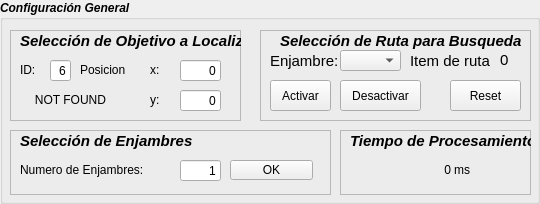
        <widget class="QGroupBox" name="groupBox_3">
         <property name="minimumSize">
          <size>
           <width>0</width>
           <height>200</height>
          </size>
         </property>
         <property name="font">
          <font>
           <weight>75</weight>
           <italic>true</italic>
           <bold>true</bold>
          </font>
         </property>
         <property name="title">
          <string>Configuración General</string>
         </property>
         <widget class="QFrame" name="frame">
          <property name="geometry">
           <rect>
            <x>260</x>
            <y>30</y>
            <width>271</width>
            <height>91</height>
           </rect>
          </property>
          <property name="font">
           <font>
            <weight>50</weight>
            <italic>false</italic>
            <bold>false</bold>
           </font>
          </property>
          <property name="frameShape">
           <enum>QFrame::StyledPanel</enum>
          </property>
          <property name="frameShadow">
           <enum>QFrame::Raised</enum>
          </property>
          <widget class="QPushButton" name="pushButton">
           <property name="geometry">
            <rect>
             <x>10</x>
             <y>50</y>
             <width>61</width>
             <height>31</height>
            </rect>
           </property>
           <property name="font">
            <font>
             <weight>50</weight>
             <italic>false</italic>
             <bold>false</bold>
            </font>
           </property>
           <property name="text">
            <string>Activar</string>
           </property>
          </widget>
          <widget class="QPushButton" name="pushButton_2">
           <property name="geometry">
            <rect>
             <x>80</x>
             <y>50</y>
             <width>81</width>
             <height>31</height>
            </rect>
           </property>
           <property name="font">
            <font>
             <weight>50</weight>
             <italic>false</italic>
             <bold>false</bold>
            </font>
           </property>
           <property name="text">
            <string>Desactivar</string>
           </property>
          </widget>
          <widget class="QPushButton" name="pushButton_5">
           <property name="geometry">
            <rect>
             <x>190</x>
             <y>50</y>
             <width>71</width>
             <height>31</height>
            </rect>
           </property>
           <property name="font">
            <font>
             <weight>50</weight>
             <italic>false</italic>
             <bold>false</bold>
            </font>
           </property>
           <property name="text">
            <string>Reset</string>
           </property>
          </widget>
          <widget class="QLabel" name="label_20">
           <property name="geometry">
            <rect>
             <x>20</x>
             <y>0</y>
             <width>241</width>
             <height>21</height>
            </rect>
           </property>
           <property name="font">
            <font>
             <pointsize>11</pointsize>
             <weight>75</weight>
             <italic>true</italic>
             <bold>true</bold>
            </font>
           </property>
           <property name="text">
            <string>Selección de Ruta para Busqueda</string>
           </property>
          </widget>
          <widget class="QLabel" name="label_Ruta">
           <property name="geometry">
            <rect>
             <x>240</x>
             <y>20</y>
             <width>16</width>
             <height>20</height>
            </rect>
           </property>
           <property name="font">
            <font>
             <pointsize>11</pointsize>
             <weight>50</weight>
             <italic>false</italic>
             <bold>false</bold>
            </font>
           </property>
           <property name="text">
            <string>0</string>
           </property>
          </widget>
          <widget class="QLabel" name="label_24">
           <property name="geometry">
            <rect>
             <x>150</x>
             <y>20</y>
             <width>81</width>
             <height>21</height>
            </rect>
           </property>
           <property name="font">
            <font>
             <pointsize>11</pointsize>
             <weight>50</weight>
             <italic>false</italic>
             <bold>false</bold>
            </font>
           </property>
           <property name="text">
            <string>Item de ruta:</string>
           </property>
          </widget>
          <widget class="QComboBox" name="comboBox">
           <property name="geometry">
            <rect>
             <x>80</x>
             <y>20</y>
             <width>61</width>
             <height>21</height>
            </rect>
           </property>
          </widget>
          <widget class="QLabel" name="label_28">
           <property name="geometry">
            <rect>
             <x>10</x>
             <y>20</y>
             <width>81</width>
             <height>21</height>
            </rect>
           </property>
           <property name="font">
            <font>
             <pointsize>11</pointsize>
             <weight>50</weight>
             <italic>false</italic>
             <bold>false</bold>
            </font>
           </property>
           <property name="text">
            <string>Enjambre:</string>
           </property>
          </widget>
         </widget>
         <widget class="QFrame" name="frame_2">
          <property name="geometry">
           <rect>
            <x>10</x>
            <y>30</y>
            <width>231</width>
            <height>91</height>
           </rect>
          </property>
          <property name="frameShape">
           <enum>QFrame::StyledPanel</enum>
          </property>
          <property name="frameShadow">
           <enum>QFrame::Raised</enum>
          </property>
          <widget class="QLabel" name="label_7">
           <property name="geometry">
            <rect>
             <x>10</x>
             <y>30</y>
             <width>21</width>
             <height>20</height>
            </rect>
           </property>
           <property name="font">
            <font>
             <weight>50</weight>
             <italic>false</italic>
             <bold>false</bold>
            </font>
           </property>
           <property name="text">
            <string>ID:</string>
           </property>
          </widget>
          <widget class="QLineEdit" name="lineEdit_idObj">
           <property name="geometry">
            <rect>
             <x>40</x>
             <y>30</y>
             <width>21</width>
             <height>21</height>
            </rect>
           </property>
           <property name="font">
            <font>
             <weight>50</weight>
             <italic>false</italic>
             <bold>false</bold>
            </font>
           </property>
           <property name="text">
            <string>6</string>
           </property>
           <property name="maxLength">
            <number>1</number>
           </property>
           <property name="alignment">
            <set>Qt::AlignRight|Qt::AlignTrailing|Qt::AlignVCenter</set>
           </property>
          </widget>
          <widget class="QLabel" name="label_22">
           <property name="geometry">
            <rect>
             <x>10</x>
             <y>60</y>
             <width>101</width>
             <height>20</height>
            </rect>
           </property>
           <property name="font">
            <font>
             <weight>50</weight>
             <italic>false</italic>
             <bold>false</bold>
            </font>
           </property>
           <property name="text">
            <string>NOT FOUND</string>
           </property>
           <property name="alignment">
            <set>Qt::AlignCenter</set>
           </property>
          </widget>
          <widget class="QLabel" name="label_8">
           <property name="geometry">
            <rect>
             <x>70</x>
             <y>30</y>
             <width>71</width>
             <height>20</height>
            </rect>
           </property>
           <property name="font">
            <font>
             <weight>50</weight>
             <italic>false</italic>
             <bold>false</bold>
            </font>
           </property>
           <property name="text">
            <string>Posicion</string>
           </property>
          </widget>
          <widget class="QLineEdit" name="lineEdit_2">
           <property name="geometry">
            <rect>
             <x>170</x>
             <y>30</y>
             <width>41</width>
             <height>21</height>
            </rect>
           </property>
           <property name="font">
            <font>
             <weight>50</weight>
             <italic>false</italic>
             <bold>false</bold>
            </font>
           </property>
           <property name="text">
            <string>0</string>
           </property>
           <property name="maxLength">
            <number>4</number>
           </property>
           <property name="alignment">
            <set>Qt::AlignRight|Qt::AlignTrailing|Qt::AlignVCenter</set>
           </property>
          </widget>
          <widget class="QLabel" name="label_21">
           <property name="geometry">
            <rect>
             <x>140</x>
             <y>30</y>
             <width>16</width>
             <height>20</height>
            </rect>
           </property>
           <property name="font">
            <font>
             <weight>50</weight>
             <italic>false</italic>
             <bold>false</bold>
            </font>
           </property>
           <property name="text">
            <string>x:</string>
           </property>
          </widget>
          <widget class="QLabel" name="label_19">
           <property name="geometry">
            <rect>
             <x>140</x>
             <y>60</y>
             <width>21</width>
             <height>20</height>
            </rect>
           </property>
           <property name="font">
            <font>
             <weight>50</weight>
             <italic>false</italic>
             <bold>false</bold>
            </font>
           </property>
           <property name="text">
            <string>y:</string>
           </property>
          </widget>
          <widget class="QLineEdit" name="lineEdit_3">
           <property name="geometry">
            <rect>
             <x>170</x>
             <y>60</y>
             <width>41</width>
             <height>21</height>
            </rect>
           </property>
           <property name="font">
            <font>
             <weight>50</weight>
             <italic>false</italic>
             <bold>false</bold>
            </font>
           </property>
           <property name="text">
            <string>0</string>
           </property>
           <property name="maxLength">
            <number>4</number>
           </property>
           <property name="alignment">
            <set>Qt::AlignRight|Qt::AlignTrailing|Qt::AlignVCenter</set>
           </property>
          </widget>
          <widget class="QLabel" name="label_25">
           <property name="geometry">
            <rect>
             <x>10</x>
             <y>0</y>
             <width>221</width>
             <height>21</height>
            </rect>
           </property>
           <property name="font">
            <font>
             <pointsize>11</pointsize>
             <weight>75</weight>
             <italic>true</italic>
             <bold>true</bold>
            </font>
           </property>
           <property name="text">
            <string>Selección de Objetivo a Localizar</string>
           </property>
          </widget>
         </widget>
         <widget class="QFrame" name="frame_3">
          <property name="geometry">
           <rect>
            <x>10</x>
            <y>130</y>
            <width>321</width>
            <height>65</height>
           </rect>
          </property>
          <property name="minimumSize">
           <size>
            <width>0</width>
            <height>65</height>
           </size>
          </property>
          <property name="frameShape">
           <enum>QFrame::StyledPanel</enum>
          </property>
          <property name="frameShadow">
           <enum>QFrame::Raised</enum>
          </property>
          <widget class="QLabel" name="label_26">
           <property name="geometry">
            <rect>
             <x>10</x>
             <y>0</y>
             <width>221</width>
             <height>21</height>
            </rect>
           </property>
           <property name="font">
            <font>
             <pointsize>11</pointsize>
             <weight>75</weight>
             <italic>true</italic>
             <bold>true</bold>
            </font>
           </property>
           <property name="text">
            <string>Selección de Enjambres </string>
           </property>
          </widget>
          <widget class="QLabel" name="label_16">
           <property name="geometry">
            <rect>
             <x>10</x>
             <y>30</y>
             <width>151</width>
             <height>20</height>
            </rect>
           </property>
           <property name="font">
            <font>
             <weight>50</weight>
             <italic>false</italic>
             <bold>false</bold>
            </font>
           </property>
           <property name="text">
            <string>Numero de Enjambres:</string>
           </property>
          </widget>
          <widget class="QLineEdit" name="lineEdit_NEnjambres">
           <property name="geometry">
            <rect>
             <x>170</x>
             <y>30</y>
             <width>41</width>
             <height>21</height>
            </rect>
           </property>
           <property name="font">
            <font>
             <weight>50</weight>
             <italic>false</italic>
             <bold>false</bold>
            </font>
           </property>
           <property name="text">
            <string>1</string>
           </property>
           <property name="maxLength">
            <number>4</number>
           </property>
           <property name="alignment">
            <set>Qt::AlignRight|Qt::AlignTrailing|Qt::AlignVCenter</set>
           </property>
          </widget>
          <widget class="QPushButton" name="pushButton_EnjambreOK">
           <property name="geometry">
            <rect>
             <x>220</x>
             <y>30</y>
             <width>83</width>
             <height>20</height>
            </rect>
           </property>
           <property name="font">
            <font>
             <weight>50</weight>
             <italic>false</italic>
             <bold>false</bold>
            </font>
           </property>
           <property name="text">
            <string>OK</string>
           </property>
          </widget>
         </widget>
         <widget class="QFrame" name="frame_4">
          <property name="geometry">
           <rect>
            <x>340</x>
            <y>130</y>
            <width>191</width>
            <height>65</height>
           </rect>
          </property>
          <property name="minimumSize">
           <size>
            <width>0</width>
            <height>65</height>
           </size>
          </property>
          <property name="frameShape">
           <enum>QFrame::StyledPanel</enum>
          </property>
          <property name="frameShadow">
           <enum>QFrame::Raised</enum>
          </property>
          <widget class="QLabel" name="label_27">
           <property name="geometry">
            <rect>
             <x>10</x>
             <y>0</y>
             <width>181</width>
             <height>21</height>
            </rect>
           </property>
           <property name="font">
            <font>
             <pointsize>11</pointsize>
             <weight>75</weight>
             <italic>true</italic>
             <bold>true</bold>
            </font>
           </property>
           <property name="text">
            <string>Tiempo de Procesamiento </string>
           </property>
          </widget>
          <widget class="QLabel" name="label_timer">
           <property name="geometry">
            <rect>
             <x>30</x>
             <y>30</y>
             <width>81</width>
             <height>20</height>
            </rect>
           </property>
           <property name="font">
            <font>
             <weight>50</weight>
             <italic>false</italic>
             <bold>false</bold>
            </font>
           </property>
           <property name="text">
            <string>0</string>
           </property>
           <property name="alignment">
            <set>Qt::AlignRight|Qt::AlignTrailing|Qt::AlignVCenter</set>
           </property>
          </widget>
          <widget class="QLabel" name="label_timer_2">
           <property name="geometry">
            <rect>
             <x>110</x>
             <y>30</y>
             <width>20</width>
             <height>20</height>
            </rect>
           </property>
           <property name="font">
            <font>
             <weight>50</weight>
             <italic>false</italic>
             <bold>false</bold>
            </font>
           </property>
           <property name="text">
            <string>ms</string>
           </property>
           <property name="alignment">
            <set>Qt::AlignRight|Qt::AlignTrailing|Qt::AlignVCenter</set>
           </property>
          </widget>
         </widget>
        </widget>
